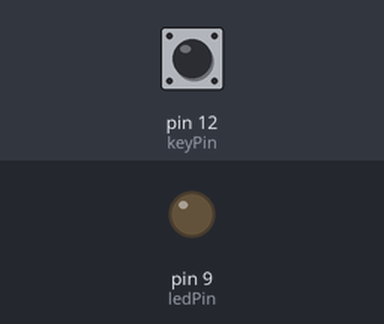
Bench run of a sketch on a simulated Arduino Uno, built with avr-gcc and run on an emulated ATmega328P. Shown: output pins drawn as LEDs (lit = HIGH). The inputs (shaded band) are chosen by the test bench; at power-on: pin 12 (keyPin) LOW.

Above: at 1.2 s.
1.3 s: pin 12 (keyPin) pulled HIGH for 0.15 s
At 1.37 s:
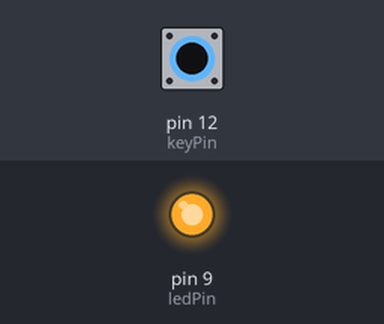
2.9 s: pin 12 (keyPin) pulled HIGH for 3.2 s
At 6.5 s:
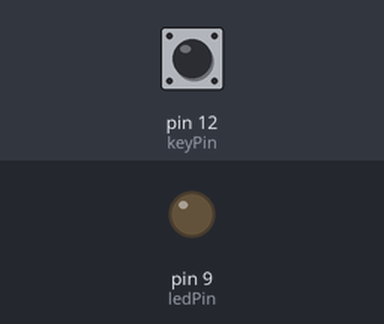
Timing chart, 0 to 8.0 s (numbered marks = the images above; inputs shaded):
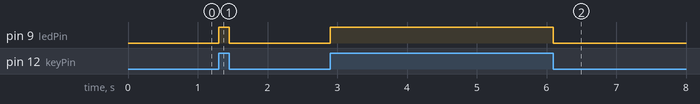

Measured:
- after the input at 1.3 s, pin 9 (ledPin): LOW → HIGH at once, → LOW 0.15 s later
- after the input at 2.9 s, pin 9 (ledPin): LOW → HIGH at once, → LOW 3.2 s later

The sketch:

led-by-button.ino
```cpp
const int ledPin=9;
const int keyPin=12;

void setup() {
  // put your setup code here, to run once:
  pinMode (ledPin, OUTPUT);
  pinMode (keyPin, INPUT);
}

void loop() {
  // put your main code here, to run repeatedly:
  if (digitalRead(keyPin) == HIGH)
  {
    digitalWrite(ledPin, HIGH);
  }
  else
  {
    digitalWrite(ledPin, LOW);
  }
}
```
